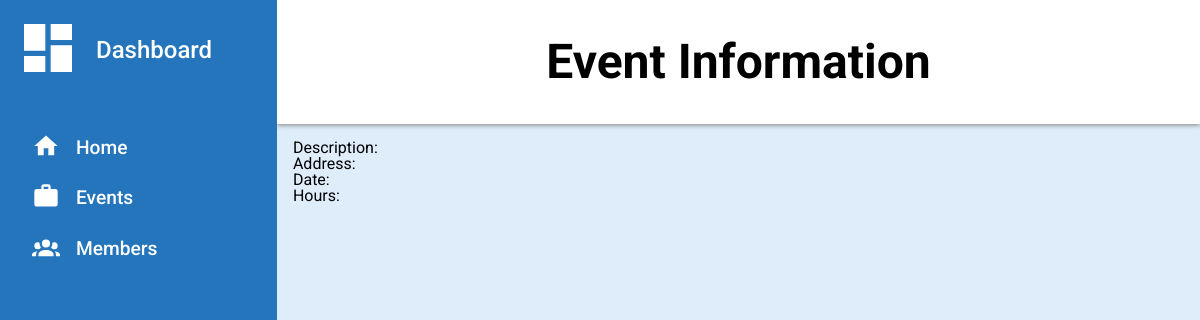
The app's page /event/5, older data.
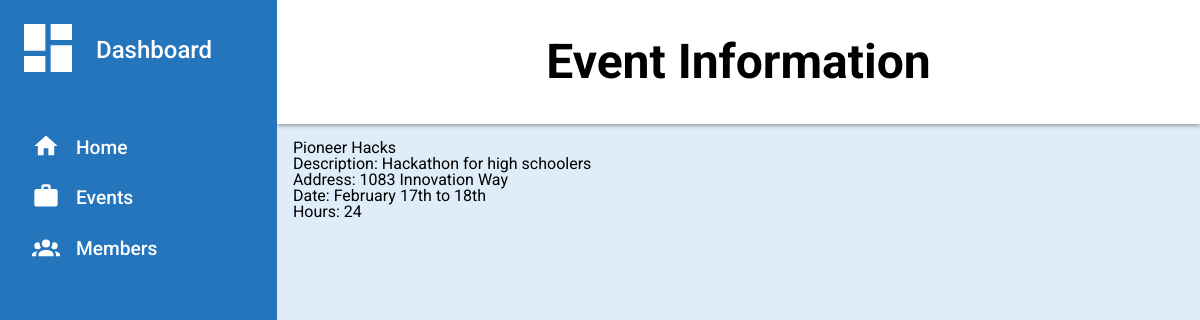
The same page, newer data.
### app.py (models this page shows)
class Event(db.Model):
    id = db.Column(db.Integer, primary_key = True)
    name = db.Column(db.String(100), unique = False, index = True)
    description = db.Column(db.String(250), unique = False, index = True)
    address = db.Column(db.String(250), unique = False, index = True)
    date = db.Column(db.String(40), unique = False, index = True)
    hours = db.Column(db.Integer, index = True, unique = False)

### app.py (the view)
@app.route('/event/<int:id>')
def event(id):
    event = Event.query.get(id)
    return render_template('event.html', event = event)

### templates/event.html (shortened to what this page needs)
{% extends 'base.html' %}
{% block content %}
<div class="header">
    <div class = "eventName">
        <p>Event Information</p>
    </div>
</div>
<div class="sidebar">
    <p><span><svg class="dash clickable" xmlns="http://www.w3.org/2000/svg" viewBox="0 0 24 24"><title>view-dashboard</title><path d="M13,3V9H21V3M13,21H21V11H13M3,21H11V15H3M3,13H11V3H3V13Z" /></svg></span>Dashboard</p>
    <ul>
        <a href="{{ url_for('dashboard') }}">
            <li class="clickable"><span><svg xmlns="http://www.w3.org/2000/svg" viewBox="0 0 24 24"><title>home</title><path d="M10,20V14H14V20H19V12H22L12,3L2,12H5V20H10Z" /></svg></span>Home</li>
        </a>
        <a href="{{ url_for('events') }}">
            <li class="clickable"><span><svg xmlns="http://www.w3.org/2000/svg" viewBox="0 0 24 24"><title>briefcase</title><path d="M10,2H14A2,2 0 0,1 16,4V6H20A2,2 0 0,1 22,8V19A2,2 0 0,1 20,21H4C2.89,21 2,20.1 2,19V8C2,6.89 2.89,6 4,6H8V4C8,2.89 8.89,2 10,2M14,6V4H10V6H14Z" /></svg></span>Events</li>
        </a>
        <a href="{{ url_for('members') }}">
            <li class="clickable"><span></span>Members</li>
        </a>
    </ul>
</div>
<div class="content">
    <div>
        <p>{{ event.name }}</p>
        <p>Description: {{ event.description }}</p>
        <p>Address: {{ event.address }}</p>
        <p>Date: {{ event.date }}</p>
        <p>Hours: {{ event.hours }}</p>
    </div>
    <div class="members">
        <p class="content-label"></p>
    </div>
</div>
{% endblock %}

Row changes from the older to the newer data that the page shows:
added Event: name "Pioneer Hacks", description "Hackathon for high schoolers", address "1083 Innovation Way", date "February 17th to 18th", hours "24"
